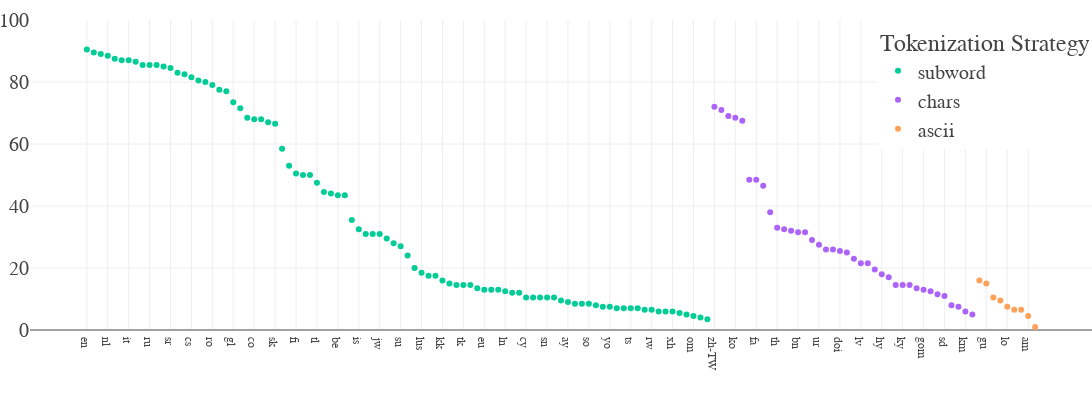
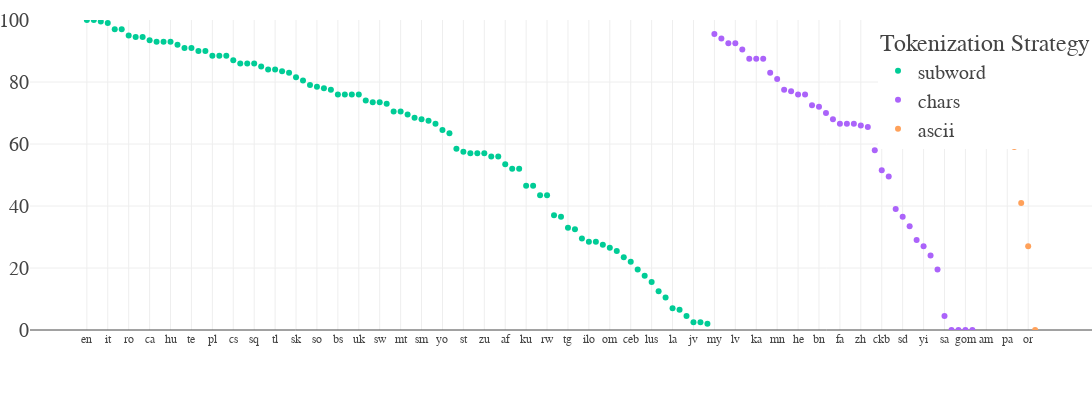

These figures' notebook cell, in order:
### Markdown cell above
## Analyze Tokenization Strategies and Model Performance

### Code cell
for model in ['Mixtral-8x7B-Instruct-v0.1', 'Llama-2-7b-chat-hf', 'Mistral-7B-Instruct-v0.1']:
    print(model)
    # Define token ranges 
    if 'Qwen' in model: 
        ascii_ids = []

        character_ids = list(range(1, 250))

    else: 
        ascii_ids = list(range(132, 237))

        character_ids = list(range(28000, 32000))


    def intersection(lst1, lst2):
        lst3 = [value for value in lst1 if value in lst2]
        return lst3

    def get_tokenizing_strategy(row):
        if row['language'] in asci_langs:
            return 'ascii'
        elif row['language'] in char_langs:
            return 'chars'
        else: 
            return 'subword'

    asci_langs = []
    char_langs = []
    for lang in df_dict[model].language.unique():
        subset = df_dict[model][df_dict[model]['language'] == lang]
        most_used_tokens = list(subset['token_ids'].explode().value_counts().nlargest(20).reset_index()['index'])

        unnecessary_tokens = [1, # <s>
    28804, # ?
    28725, # ,
    28705, #_
    ]

        # Remove unnecessary tokens
        most_used_tokens = [x for x in most_used_tokens if x not in  unnecessary_tokens]

        

        if(len(intersection(ascii_ids, most_used_tokens)) /  len(most_used_tokens) > 0.7):
            asci_langs.append(lang)

        elif(len(intersection(character_ids, most_used_tokens)) /  len(most_used_tokens) > 0.7):
            char_langs.append(lang)

    subword_langs = [value for value in df_dict[model].language.unique() if value not in asci_langs and value not in char_langs ]

    print('Number of ascii languages')
    print(len(asci_langs))

    print('Number of char languages')
    print(len(char_langs))

    print('Number of subword languages')
    print(len(subword_langs))


    df_dict[model]['tokenizing_strategy'] = df_dict[model].apply(lambda row: get_tokenizing_strategy(row), axis = 1)




    if not 'Mixtral' in model: 

        print('Mean perplexity for different tokenization strategies')
        print(df_dict[model].groupby('tokenizing_strategy')['ppl_mean'].mean())

        mean_acc =  df_dict[model].groupby('iso_639_3').agg({'ppl_mean': np.mean,'correct_language': np.mean, 'answer_accuracy': np.mean, 'tokenizing_strategy': 'first'}).reset_index()

        fig = px.scatter(mean_acc, 
                        x='ppl_mean', 
                        y='answer_accuracy',
                        color='tokenizing_strategy',
                        color_discrete_map=color_map,
                        log_x=True
        )

        fig.update_layout(
            yaxis_title="Accuracy in % of correctly answered prompts",
            xaxis_title="Mean Perplexity",
            font_family="Times New Roman",
            width=500,
            showlegend=False,
            height=500,
            template=custom_template,
            title=model)

        fig.show()

    print('Answer Accuracy')

    group = df_dict[model].groupby(['language', 'tokenizing_strategy', 'eval_completion']).size().to_frame('size').reset_index()
    group['acc'] = group['size'] / group.groupby('language')['size'].transform('sum') * 100

    group = group[group['eval_completion'] == 'correct']

    group.sort_values(by=["tokenizing_strategy","acc"], ascending=[False, False], inplace=True)

    fig = px.scatter(group, 
                        x='language', 
                        y='acc',
                        color='tokenizing_strategy',
                        color_discrete_map=color_map,
        )



    fig.update_layout(
        yaxis_title="",
        xaxis_title="",
        font_family="Times New Roman",
        legend_title_text='Tokenization Strategy',
        yaxis_range=[0,100],
        width=1100,
        height=400,
        #font=dict(size=24),
        template=custom_template,
        margin=dict(l=30, r=0, t=20, b=70),
        yaxis = dict(tickfont = dict(size=20)),
        legend = dict(font = dict(size = 20),
        yanchor="top",
        y=1,
        xanchor="right",
        x=1)
        )
    fig.show()





    print(df_dict[model].groupby('tokenizing_strategy')['correct_language'].mean())

    print(df_dict[model].groupby('tokenizing_strategy')['eval_completion'].value_counts(normalize = True))

    fig.write_image("../../img/io_plot_"+model+".pdf", format="pdf")


    print('Linguistic Fidelity')
    group = df_dict[model].groupby(['language', 'tokenizing_strategy'])['correct_language'].mean().reset_index()
    group['acc'] = group['correct_language'] * 100  


    group.sort_values(by=["tokenizing_strategy","acc"], ascending=[False, False], inplace=True)

    fig = px.scatter(group, 
                        x='language', 
                        y='acc',
                        color='tokenizing_strategy',
                        color_discrete_map=color_map,
        )



    fig.update_layout(
        yaxis_title="",
        xaxis_title="",
        font_family="Times New Roman",
        legend_title_text='Tokenization Strategy',
        yaxis_range=[0,100],
        width=1100,
        height=400,
        #font=dict(size=24),
        template=custom_template,
        margin=dict(l=30, r=0, t=20, b=70),
        yaxis = dict(tickfont = dict(size=20)),
        legend = dict(font = dict(size = 20),
        yanchor="top",
        y=1,
        xanchor="right",
        x=1)
        )
    fig.show()
    print('_________________________________________________________________________________________________________')

### Figure 1 — Plotly figure (JSON) as saved in the notebook; plotly's stock layout.template omitted (floating-point values rounded to 4 significant figures)
{"data": [{"hovertemplate": "tokenizing_strategy=subword<br>language=%{x}<br>acc=%{y}<extra></extra>", "legendgroup": "subword", "marker": {"color": "#00cc96", "symbol": "circle"}, "mode": "markers", "name": "subword", "orientation": "v", "showlegend": true, "type": "scatter", "x": ["en", "es", "fr", "nl", "pt", "bg", "it", "de", "da", "ru", "sv", "pl", "sr", "uk", "ca", "cs", "hr", "no", "ro", "bs", "sl", "gl", "hu", "mk", "co", "id", "af", "sk", "ms", "vi", "fi", "fil", "lb", "tl", "tr", "eo", "be", "la", "fy", "is", "ceb", "jv", "jw", "kri", "lt", "su", "et", "sq", "lus", "ht", "ilo", "kk", "sw", "ga", "tk", "uz", "haw", "eu", "gn", "mi", "ln", "mt", "te", "cy", "gd", "qu", "sn", "st", "tg", "ay", "ak", "nso", "so", "ha", "lg", "yo", "bm", "ig", "ts", "zu", "ee", "rw", "ny", "sm", "xh", "ku", "hmn", "om", "mg", "si"], "xaxis": "x", "y": [90.5, 89.5, 89, 88.5, 87.5, 87, 87, 86.5, 85.5, 85.5, 85.5, 85, 84.5, 83, 82.5, 81.5, 80.5, 80, 79, 77.5, 77, 73.5, 71.5, 68.5, 68, 68, 67, 66.5, 58.5, 53, 50.5, 50, 50, 47.5, 44.5, 44, 43.5, 43.5, 35.5, 32.5, 31, 31, 31, 29.5, 28.0, 27, 24, 20, 18.5, 17.5, 17.5, 16, 15, 14.5, 14.5, 14.5, 13.5, 13, 13, 13, 12.5, 12, 12, 10.5, 10.5, 10.5, 10.5, 10.5, 9.5, 9, 8.5, 8.5, 8.5, 8, 7.5, 7.5, 7.0, 7.0, 7.0, 7.0, 6.5, 6.5, 6, 6, 6, 5.5, 5, 4.5, 4, 3.5], "yaxis": "y"}, {"hovertemplate": "tokenizing_strategy=chars<br>language=%{x}<br>acc=%{y}<extra></extra>", "legendgroup": "chars", "marker": {"color": "#ab63fa", "symbol": "circle"}, "mode": "markers", "name": "chars", "orientation": "v", "showlegend": true, "type": "scatter", "x": ["zh-TW", "zh-CN", "zh", "ko", "ja", "el", "fa", "ar", "hi", "th", "he", "iw", "bn", "ne", "az", "ur", "mai", "sa", "doi", "bho", "yi", "lv", "mr", "ka", "hy", "ta", "as", "ky", "tt", "kn", "gom", "ug", "ckb", "sd", "mn", "ps", "km", "my"], "xaxis": "x", "y": [72, 71, 69, 68.5, 67.5, 48.5, 48.5, 46.5, 38, 33, 32.5, 32, 31.5, 31.5, 29.0, 27.5, 26, 26, 25.5, 25, 23, 21.5, 21.5, 19.5, 18, 17, 14.5, 14.5, 14.5, 13.5, 13, 12.5, 11.5, 11, 8, 7.5, 6, 5], "yaxis": "y"}, {"hovertemplate": "tokenizing_strategy=ascii<br>language=%{x}<br>acc=%{y}<extra></extra>", "legendgroup": "ascii", "marker": {"color": "#FFA15A", "symbol": "circle"}, "mode": "markers", "name": "ascii", "orientation": "v", "showlegend": true, "type": "scatter", "x": ["pa", "gu", "ml", "or", "lo", "dv", "ti", "am", "mni-Mtei"], "xaxis": "x", "y": [16, 15, 10.5, 9.5, 7.5, 6.5, 6.5, 4.5, 1], "yaxis": "y"}], "layout": {"font": {"family": "Times New Roman"}, "height": 400, "legend": {"font": {"size": 20}, "title": {"text": "Tokenization Strategy"}, "tracegroupgap": 0, "x": 1, "xanchor": "right", "y": 1, "yanchor": "top"}, "margin": {"b": 70, "l": 30, "r": 0, "t": 20}, "width": 1100, "xaxis": {"anchor": "y", "domain": [0, 1], "title": {"text": ""}}, "yaxis": {"anchor": "x", "domain": [0, 1], "range": [0, 100], "tickfont": {"size": 20}, "title": {"text": ""}}}}

### Figure 2 — Plotly figure (JSON) as saved in the notebook; plotly's stock layout.template omitted (floating-point values rounded to 4 significant figures)
{"data": [{"hovertemplate": "tokenizing_strategy=subword<br>language=%{x}<br>acc=%{y}<extra></extra>", "legendgroup": "subword", "marker": {"color": "#00cc96", "symbol": "circle"}, "mode": "markers", "name": "subword", "orientation": "v", "showlegend": true, "type": "scatter", "x": ["en", "es", "fr", "it", "pt", "si", "ro", "hr", "tr", "ca", "de", "eo", "hu", "fi", "lt", "te", "et", "id", "pl", "sl", "vi", "cs", "cy", "is", "sq", "nl", "sv", "tl", "gd", "fil", "sk", "uz", "mg", "so", "da", "ga", "bs", "ny", "sr", "uk", "ru", "bg", "sw", "eu", "ht", "mt", "kk", "hmn", "sm", "no", "mi", "yo", "ig", "lg", "st", "ak", "sn", "zu", "ha", "xh", "af", "haw", "ln", "ku", "mk", "nso", "rw", "co", "be", "tg", "ee", "tk", "ilo", "qu", "gn", "om", "ms", "lb", "ceb", "gl", "bm", "lus", "ts", "fy", "la", "ay", "su", "jv", "kri", "jw"], "xaxis": "x", "y": [100, 100, 99.5, 99, 97, 97, 95, 94.5, 94.5, 93.5, 93, 93, 93, 92, 91, 91, 90, 90, 88.5, 88.5, 88.5, 87, 86, 86, 86, 85, 84, 84, 83.5, 83, 81.5, 80.5, 79, 78.5, 78, 77.5, 76, 76, 76, 76, 74, 73.5, 73.5, 73, 70.5, 70.5, 69.5, 68.5, 68, 67.5, 66.5, 64.5, 63.5, 58.5, 57.5, 57.0, 57.0, 57.0, 56.0, 56.0, 53.5, 52, 52, 46.5, 46.5, 43.5, 43.5, 37, 36.5, 33, 32.5, 29.5, 28.5, 28.5, 27.5, 26.5, 25.5, 23.5, 22, 19.5, 17.5, 15.5, 12.5, 10.5, 7.0, 6.5, 4.5, 2.5, 2.5, 2], "yaxis": "y"}, {"hovertemplate": "tokenizing_strategy=chars<br>language=%{x}<br>acc=%{y}<extra></extra>", "legendgroup": "chars", "marker": {"color": "#ab63fa", "symbol": "circle"}, "mode": "markers", "name": "chars", "orientation": "v", "showlegend": true, "type": "scatter", "x": ["my", "kn", "km", "lv", "el", "hy", "ka", "th", "ta", "mn", "iw", "hi", "he", "ja", "mr", "bn", "az", "ur", "fa", "ko", "zh-TW", "zh", "zh-CN", "ar", "ckb", "ne", "ky", "sd", "ps", "as", "yi", "tt", "ug", "sa", "bho", "doi", "gom", "mai"], "xaxis": "x", "y": [95.5, 94, 92.5, 92.5, 90.5, 87.5, 87.5, 87.5, 83, 81, 77.5, 77, 76, 76, 72.5, 72, 70, 68, 66.5, 66.5, 66.5, 66, 65.5, 58.0, 51.5, 49.5, 39, 36.5, 33.5, 29.0, 27, 24, 19.5, 4.5, 0, 0, 0, 0], "yaxis": "y"}, {"hovertemplate": "tokenizing_strategy=ascii<br>language=%{x}<br>acc=%{y}<extra></extra>", "legendgroup": "ascii", "marker": {"color": "#FFA15A", "symbol": "circle"}, "mode": "markers", "name": "ascii", "orientation": "v", "showlegend": true, "type": "scatter", "x": ["ml", "am", "gu", "dv", "pa", "lo", "ti", "or", "mni-Mtei"], "xaxis": "x", "y": [92, 89.5, 76.5, 69, 65.5, 59, 41, 27, 0], "yaxis": "y"}], "layout": {"font": {"family": "Times New Roman"}, "height": 400, "legend": {"font": {"size": 20}, "title": {"text": "Tokenization Strategy"}, "tracegroupgap": 0, "x": 1, "xanchor": "right", "y": 1, "yanchor": "top"}, "margin": {"b": 70, "l": 30, "r": 0, "t": 20}, "width": 1100, "xaxis": {"anchor": "y", "domain": [0, 1], "title": {"text": ""}}, "yaxis": {"anchor": "x", "domain": [0, 1], "range": [0, 100], "tickfont": {"size": 20}, "title": {"text": ""}}}}
